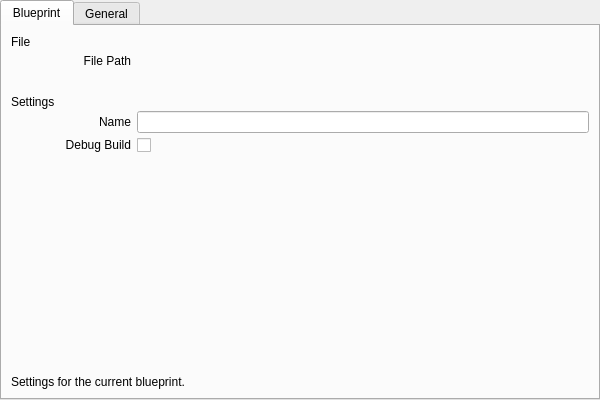
<?xml version="1.0" encoding="UTF-8"?>
<ui version="4.0">
 <class>MainSettings</class>
 <widget class="QWidget" name="MainSettings">
  <property name="geometry">
   <rect>
    <x>0</x>
    <y>0</y>
    <width>600</width>
    <height>400</height>
   </rect>
  </property>
  <property name="minimumSize">
   <size>
    <width>600</width>
    <height>400</height>
   </size>
  </property>
  <property name="windowTitle">
   <string>Pulse Settings</string>
  </property>
  <layout class="QVBoxLayout" name="verticalLayout">
   <property name="spacing">
    <number>2</number>
   </property>
   <property name="leftMargin">
    <number>0</number>
   </property>
   <property name="topMargin">
    <number>0</number>
   </property>
   <property name="rightMargin">
    <number>0</number>
   </property>
   <property name="bottomMargin">
    <number>0</number>
   </property>
   <item>
    <widget class="QTabWidget" name="tabWidget">
     <property name="currentIndex">
      <number>0</number>
     </property>
     <widget class="QWidget" name="blueprint_tab">
      <attribute name="title">
       <string>Blueprint</string>
      </attribute>
      <layout class="QVBoxLayout" name="verticalLayout_2">
       <item>
        <layout class="QFormLayout" name="formLayout_2">
         <property name="verticalSpacing">
          <number>2</number>
         </property>
         <item row="0" column="0" colspan="2">
          <widget class="QLabel" name="label_5">
           <property name="text">
            <string>File</string>
           </property>
           <property name="cssClasses" stdset="0">
            <string>section-title</string>
           </property>
          </widget>
         </item>
         <item row="1" column="0">
          <widget class="QLabel" name="file_path_label">
           <property name="minimumSize">
            <size>
             <width>120</width>
             <height>20</height>
            </size>
           </property>
           <property name="statusTip">
            <string>The path to the currently open blueprint.</string>
           </property>
           <property name="text">
            <string>File Path</string>
           </property>
           <property name="alignment">
            <set>Qt::AlignmentFlag::AlignRight|Qt::AlignmentFlag::AlignTrailing|Qt::AlignmentFlag::AlignVCenter</set>
           </property>
          </widget>
         </item>
         <item row="1" column="1">
          <widget class="QLabel" name="file_path_text_label">
           <property name="text">
            <string>&lt;File Path&gt;</string>
           </property>
           <property name="textInteractionFlags">
            <set>Qt::TextInteractionFlag::LinksAccessibleByMouse|Qt::TextInteractionFlag::TextSelectableByMouse</set>
           </property>
          </widget>
         </item>
         <item row="2" column="0" colspan="2">
          <spacer name="verticalSpacer_4">
           <property name="orientation">
            <enum>Qt::Orientation::Vertical</enum>
           </property>
           <property name="sizeType">
            <enum>QSizePolicy::Policy::Minimum</enum>
           </property>
           <property name="sizeHint" stdset="0">
            <size>
             <width>20</width>
             <height>20</height>
            </size>
           </property>
          </spacer>
         </item>
         <item row="3" column="0" colspan="2">
          <widget class="QLabel" name="label_2">
           <property name="text">
            <string>Settings</string>
           </property>
           <property name="cssClasses" stdset="0">
            <string>section-title</string>
           </property>
          </widget>
         </item>
         <item row="4" column="0">
          <widget class="QLabel" name="name_label">
           <property name="minimumSize">
            <size>
             <width>120</width>
             <height>0</height>
            </size>
           </property>
           <property name="statusTip">
            <string>The name of the rig. Used to name the core hierarchy nodes and can be used by actions as well.</string>
           </property>
           <property name="text">
            <string>Name</string>
           </property>
           <property name="alignment">
            <set>Qt::AlignmentFlag::AlignRight|Qt::AlignmentFlag::AlignTrailing|Qt::AlignmentFlag::AlignVCenter</set>
           </property>
          </widget>
         </item>
         <item row="4" column="1">
          <widget class="QLineEdit" name="name_edit"/>
         </item>
         <item row="5" column="0">
          <widget class="QLabel" name="debug_build_label">
           <property name="minimumSize">
            <size>
             <width>120</width>
             <height>0</height>
            </size>
           </property>
           <property name="statusTip">
            <string>The naming format to use for the parent rig node. Can use any settings key, such as {rigName}.</string>
           </property>
           <property name="text">
            <string>Debug Build</string>
           </property>
           <property name="alignment">
            <set>Qt::AlignmentFlag::AlignRight|Qt::AlignmentFlag::AlignTrailing|Qt::AlignmentFlag::AlignVCenter</set>
           </property>
          </widget>
         </item>
         <item row="5" column="1">
          <widget class="QCheckBox" name="debug_build_check">
           <property name="minimumSize">
            <size>
             <width>0</width>
             <height>20</height>
            </size>
           </property>
           <property name="text">
            <string/>
           </property>
          </widget>
         </item>
        </layout>
       </item>
       <item>
        <spacer name="verticalSpacer_2">
         <property name="orientation">
          <enum>Qt::Orientation::Vertical</enum>
         </property>
         <property name="sizeHint" stdset="0">
          <size>
           <width>20</width>
           <height>40</height>
          </size>
         </property>
        </spacer>
       </item>
       <item>
        <widget class="QLabel" name="blueprint_help_label">
         <property name="text">
          <string>Settings for the current blueprint.</string>
         </property>
         <property name="cssClasses" stdset="0">
          <string>help</string>
         </property>
        </widget>
       </item>
      </layout>
     </widget>
     <widget class="QWidget" name="global_tab">
      <attribute name="title">
       <string>General</string>
      </attribute>
      <layout class="QVBoxLayout" name="verticalLayout_3">
       <item>
        <layout class="QFormLayout" name="formLayout_3">
         <property name="verticalSpacing">
          <number>2</number>
         </property>
         <item row="0" column="0" colspan="2">
          <widget class="QLabel" name="label_4">
           <property name="text">
            <string>Config</string>
           </property>
           <property name="cssClasses" stdset="0">
            <string>section-title</string>
           </property>
          </widget>
         </item>
         <item row="1" column="0">
          <widget class="QLabel" name="config_file_form_label">
           <property name="minimumSize">
            <size>
             <width>120</width>
             <height>20</height>
            </size>
           </property>
           <property name="statusTip">
            <string>The global config that affects overall settings and behavior.</string>
           </property>
           <property name="text">
            <string>Config File</string>
           </property>
           <property name="alignment">
            <set>Qt::AlignmentFlag::AlignRight|Qt::AlignmentFlag::AlignTrailing|Qt::AlignmentFlag::AlignVCenter</set>
           </property>
          </widget>
         </item>
         <item row="1" column="1">
          <widget class="QLabel" name="config_file_path_label">
           <property name="sizePolicy">
            <sizepolicy hsizetype="Minimum" vsizetype="Preferred">
             <horstretch>0</horstretch>
             <verstretch>0</verstretch>
            </sizepolicy>
           </property>
           <property name="minimumSize">
            <size>
             <width>20</width>
             <height>0</height>
            </size>
           </property>
           <property name="text">
            <string>&lt;File Path&gt;</string>
           </property>
           <property name="textInteractionFlags">
            <set>Qt::TextInteractionFlag::LinksAccessibleByMouse|Qt::TextInteractionFlag::TextSelectableByMouse</set>
           </property>
          </widget>
         </item>
         <item row="2" column="0" colspan="2">
          <spacer name="verticalSpacer_3">
           <property name="orientation">
            <enum>Qt::Orientation::Vertical</enum>
           </property>
           <property name="sizeType">
            <enum>QSizePolicy::Policy::Minimum</enum>
           </property>
           <property name="sizeHint" stdset="0">
            <size>
             <width>20</width>
             <height>20</height>
            </size>
           </property>
          </spacer>
         </item>
         <item row="3" column="0" colspan="2">
          <widget class="QLabel" name="label_3">
           <property name="text">
            <string>Action Packages</string>
           </property>
           <property name="cssClasses" stdset="0">
            <string>section-title</string>
           </property>
          </widget>
         </item>
         <item row="4" column="0" colspan="2">
          <layout class="QVBoxLayout" name="action_pkgs_layout"/>
         </item>
        </layout>
       </item>
       <item>
        <spacer name="verticalSpacer">
         <property name="orientation">
          <enum>Qt::Orientation::Vertical</enum>
         </property>
         <property name="sizeHint" stdset="0">
          <size>
           <width>20</width>
           <height>40</height>
          </size>
         </property>
        </spacer>
       </item>
       <item>
        <widget class="QLabel" name="blueprint_help_label_2">
         <property name="text">
          <string>General settings that affect all Blueprints.</string>
         </property>
         <property name="cssClasses" stdset="0">
          <string>help</string>
         </property>
        </widget>
       </item>
      </layout>
     </widget>
    </widget>
   </item>
  </layout>
 </widget>
 <resources>
  <include location="icons/icons.qrc"/>
 </resources>
 <connections/>
</ui>
